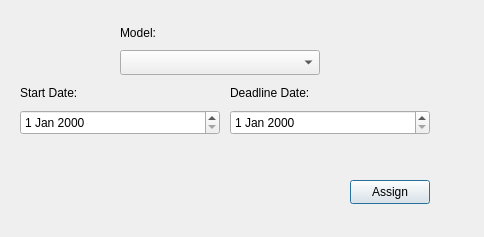
<?xml version="1.0" encoding="UTF-8"?>
<ui version="4.0">
 <class>AddToMaintenance</class>
 <widget class="QDialog" name="AddToMaintenance">
  <property name="geometry">
   <rect>
    <x>0</x>
    <y>0</y>
    <width>484</width>
    <height>237</height>
   </rect>
  </property>
  <property name="windowTitle">
   <string>Dialog</string>
  </property>
  <widget class="QLabel" name="modelLabel">
   <property name="geometry">
    <rect>
     <x>120</x>
     <y>20</y>
     <width>200</width>
     <height>25</height>
    </rect>
   </property>
   <property name="text">
    <string>Model:</string>
   </property>
  </widget>
  <widget class="QComboBox" name="modelBox">
   <property name="geometry">
    <rect>
     <x>120</x>
     <y>50</y>
     <width>200</width>
     <height>25</height>
    </rect>
   </property>
  </widget>
  <widget class="QLabel" name="startDateLabel">
   <property name="geometry">
    <rect>
     <x>20</x>
     <y>80</y>
     <width>200</width>
     <height>25</height>
    </rect>
   </property>
   <property name="text">
    <string>Start Date:</string>
   </property>
  </widget>
  <widget class="QDateEdit" name="startDateEdit">
   <property name="geometry">
    <rect>
     <x>20</x>
     <y>110</y>
     <width>200</width>
     <height>25</height>
    </rect>
   </property>
  </widget>
  <widget class="QLabel" name="deadlineDateLabel">
   <property name="geometry">
    <rect>
     <x>230</x>
     <y>80</y>
     <width>200</width>
     <height>25</height>
    </rect>
   </property>
   <property name="text">
    <string>Deadline Date:</string>
   </property>
  </widget>
  <widget class="QDateEdit" name="deadlineDateEdit">
   <property name="geometry">
    <rect>
     <x>230</x>
     <y>110</y>
     <width>200</width>
     <height>25</height>
    </rect>
   </property>
  </widget>
  <widget class="QPushButton" name="addBtn">
   <property name="geometry">
    <rect>
     <x>350</x>
     <y>180</y>
     <width>80</width>
     <height>24</height>
    </rect>
   </property>
   <property name="text">
    <string>Assign</string>
   </property>
  </widget>
 </widget>
 <resources/>
 <connections/>
</ui>
